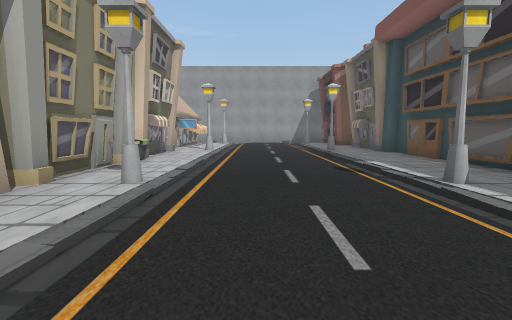
[1] (above)

15 first-person views from a walk through a 3-D level made in the Unity game engine. The camera is 1.4 m above the floor, tilts 6° down and sees 85° across. The floor is counted in squares, 2 m on a side. Each view is taken from the middle of a square. On the plan, view 1 faces up. The plan holds only what a view shows up to about 9 squares ahead; the rest is blank. The place goes on beyond the plan.

[2]
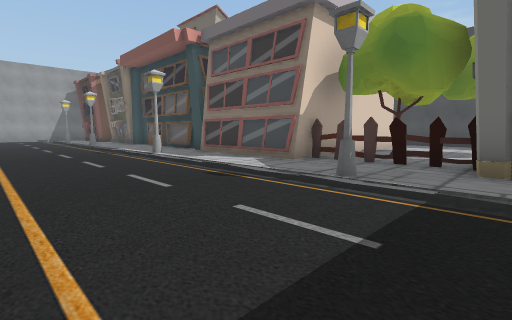

[3]
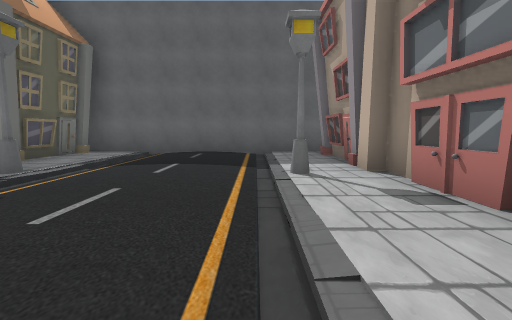

[4]
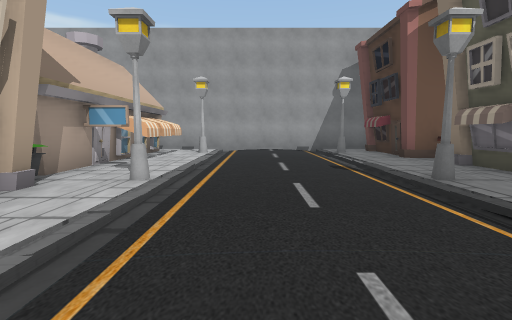

[5]
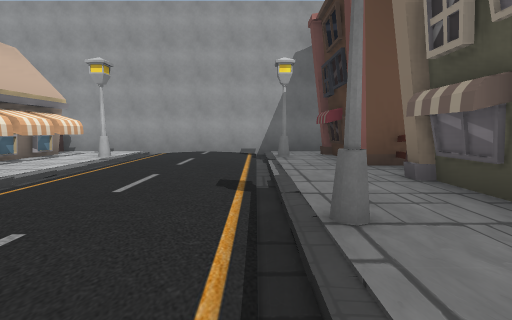

[6]
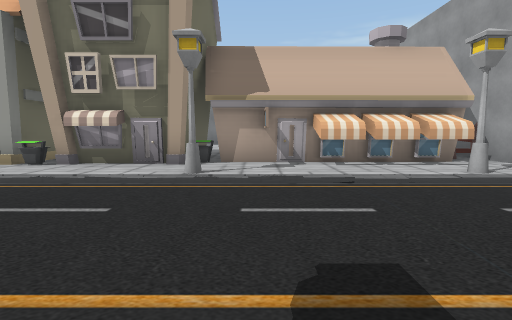

[7]
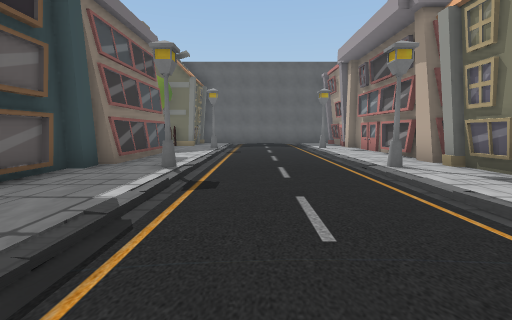

[8]
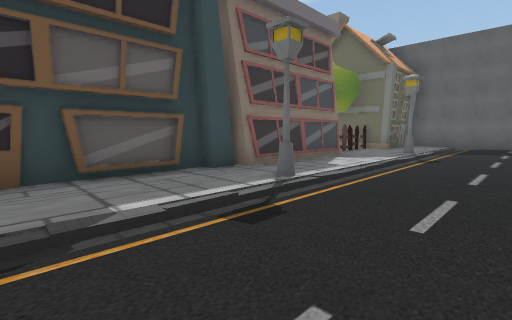

[9]
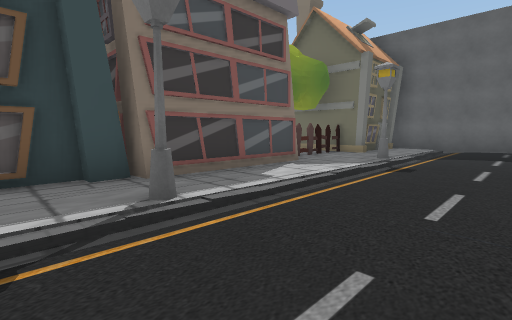

[10]
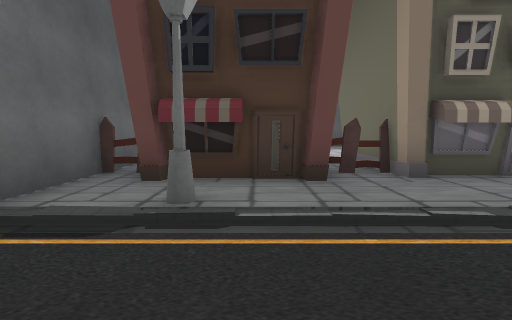

[11]
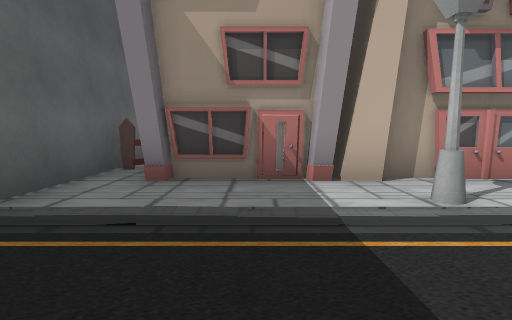

[12]
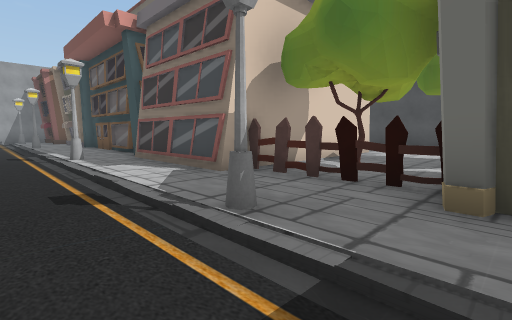

[13]
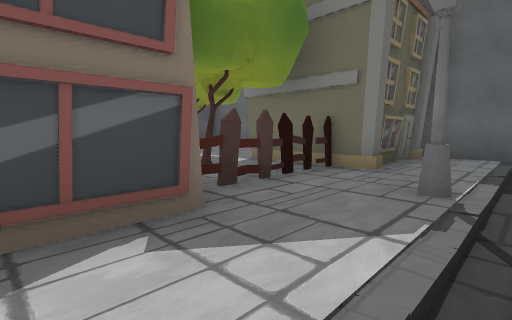

[14]
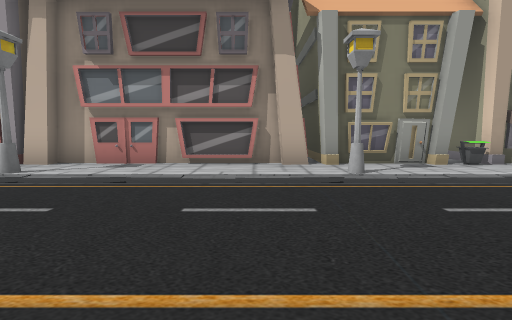

[15]
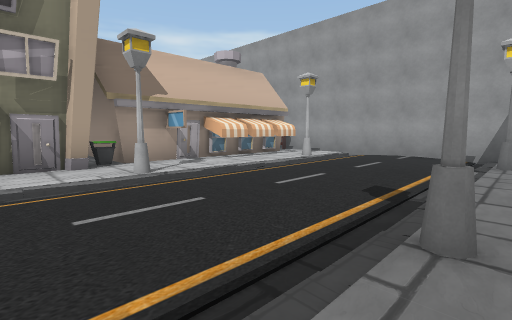

### Floor plan
Key: @ floor where view 1 was taken; # wall or solid block; . floor; H house; B bin; F fence; T tree; O other object.
Columns run from 5 left of view 1 to 7 right of it. Each row starts with its distance up from view 1.
 17 ############
 16 HF........F
 15   HO....OH
 14   H......#
 13   H......#F
 12   H......HF#
 11  ##......H
 10  #BO....OH
  9  ##......HHH
  8  #H.......
  7  ##.......#
  6  #B.......#
  5   H.......#
  4   #O....O##
  3  ##......H#
  2   #......##
  1   #......#
  0   #..@...####
 -1   #.......F.
 -2   #O....O.FT
 -3   #.......FH#
 -4   H......#F##
 -5   #......H
 -6 HF.......#
 -7 ##########

Positions as (right, up) in squares from view 1, and headings:
1: (0, 0), facing up
2: (-1, -4), facing up-right
3: (-1, 2), facing down
4: (0, 6), facing up
5: (2, 8), facing up
6: (3, 11), facing left
7: (1, 9), facing down
8: (0, 7), facing down-right
9: (0, 5), facing down-right
10: (0, 14), facing right
11: (1, -4), facing left
12: (1, -4), facing up-right
13: (2, 1), facing down-right
14: (3, 2), facing left
15: (3, 8), facing up-left
